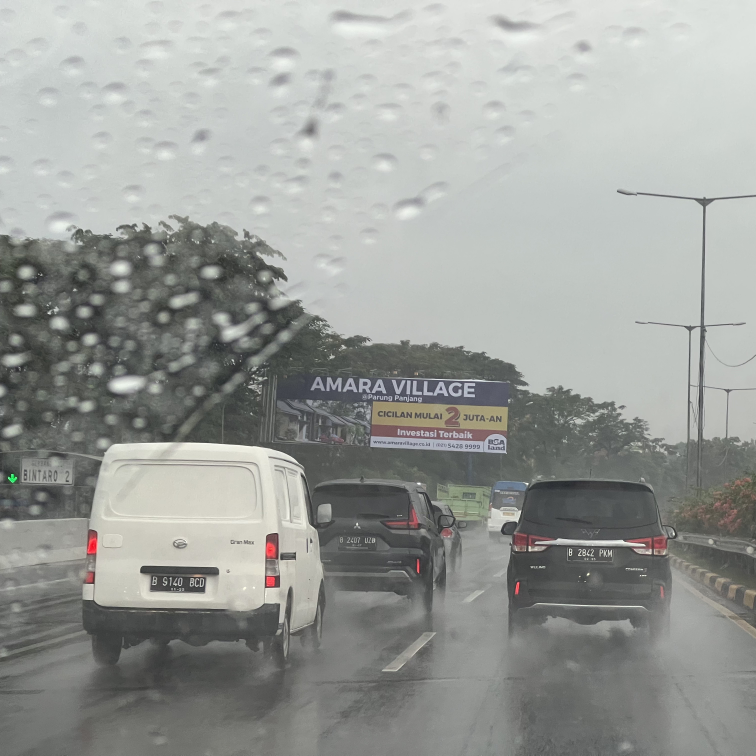
#> input picture dataset/test/test001.jpg, 3024 x 3024 px (shown at 1/4 size)
$ python -i preprocessing.py   (imports and definitions only)
#> lines starting #> are read from the running program, lines starting #| are printed output that depends on the picture
#> further down, picture is the input picture: shape (3024, 3024, 3); mean B, G, R 152.5, 156.1, 153.6
import cv2

class Preprocessor:

    def __init__(
        self,
        target_size=(400, 120),
        grayscale=True,
        normalize=True,
        interpolation="INTER_CUBIC",  # Diubah ke INTER_CUBIC agar teks scale-up tidak pecah
        resize=True,
    ):
        self.target_size = target_size
        self.use_grayscale = grayscale
        self.use_normalize = normalize
        self.interpolation = interpolation
        self.use_resize = resize

    def resize(self, image):
        interpolation_method = getattr(
            cv2,
            self.interpolation,
            cv2.INTER_CUBIC,
        )

        # Pertahankan aspect ratio berdasarkan height agar karakter tidak melar/distorsi
        target_h = self.target_size[1]
        h, w = image.shape[:2]
#> h = 3024; w = 3024

        if h == 0:
            return image

        ratio = target_h / float(h)
#> ratio = 0.0397
        target_w = int(w * ratio)
#> target_w = 120

        # Batasi lebar maksimal jika terlalu ekstrem (misalnya lebih dari 800px)
        # agar tidak merusak EasyOCR
        if target_w > 800:
            target_w = 800

        return cv2.resize(
            image,
            (target_w, target_h),
            interpolation=interpolation_method,
        )
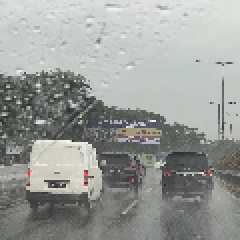
#> returned value: shape (120, 120, 3) (shown 2 times larger); mean of channels 0, 1, 2 152.5, 156, 153.5; drawn as B, G, R

    def grayscale(self, image):
        if len(image.shape) == 2:
            return image
        return cv2.cvtColor(
            image,
            cv2.COLOR_BGR2GRAY,
        )
#> returned value: shape (120, 120)

    def normalize(self, image):
        return cv2.normalize(
            image,
            None,
            alpha=0,
            beta=255,
            norm_type=cv2.NORM_MINMAX,
        )
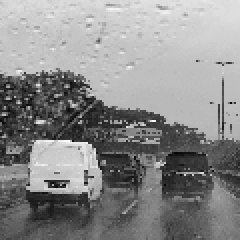
#> returned value: shape (120, 120) (shown 2 times larger); min 0, max 255, mean 138.8

    def process(self, image):
        if self.use_resize:
            result = self.resize(image)
        else:
            result = image.copy()

        if self.use_grayscale:
            result = self.grayscale(result)

        if self.use_normalize:
            result = self.normalize(result)

        return result

>>> import cv2
>>> picture = cv2.imread('../../dataset/test/test001.jpg')
>>> result = Preprocessor().process(picture)

$ run again, on dataset/test/test002.jpg
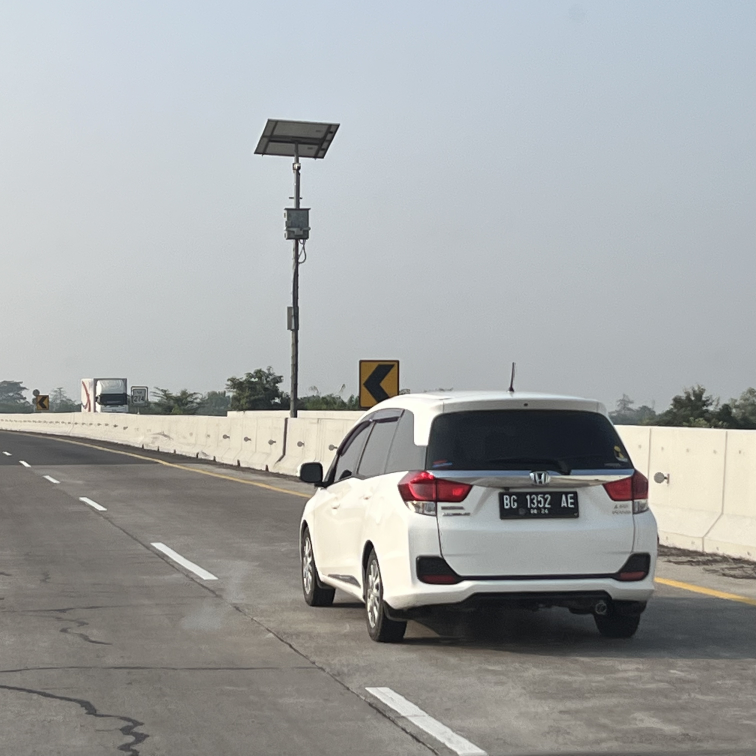
#> input picture dataset/test/test002.jpg, 3024 x 3024 px (shown at 1/4 size)
#> picture is the input picture: shape (3024, 3024, 3); mean B, G, R 165.1, 165.3, 163.1
#> in resize, `return cv2.resize( image, (target_w, target_h), interpolation=interpol..`:
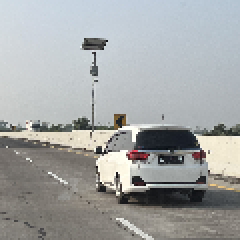
#> returned value: shape (120, 120, 3) (shown 2 times larger); mean of channels 0, 1, 2 165.1, 165.3, 163.1; drawn as B, G, R
#> in grayscale, `return cv2.cvtColor( image, cv2.COLOR_BGR2GRAY, )`:
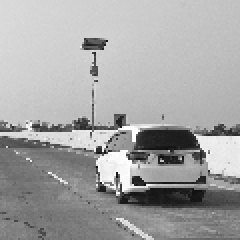
#> returned value: shape (120, 120) (shown 2 times larger); min 12, max 254, mean 164.7

$ run again, on dataset/test/test003.jpg
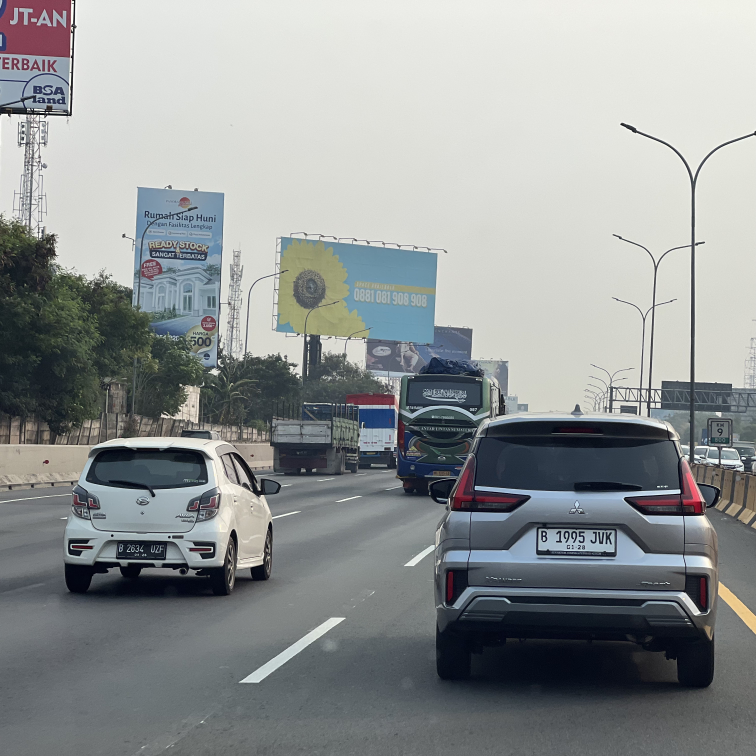
#> input picture dataset/test/test003.jpg, 3024 x 3024 px (shown at 1/4 size)
#> picture is the input picture: shape (3024, 3024, 3); mean B, G, R 148, 147.9, 143.9
#> in resize, `return cv2.resize( image, (target_w, target_h), interpolation=interpol..`:
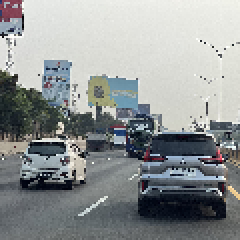
#> returned value: shape (120, 120, 3) (shown 2 times larger); mean of channels 0, 1, 2 148.6, 148.4, 144.5; drawn as B, G, R
#> in grayscale, `return cv2.cvtColor( image, cv2.COLOR_BGR2GRAY, )`:
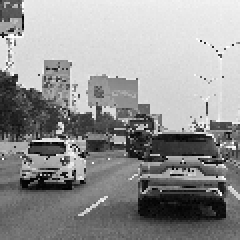
#> returned value: shape (120, 120) (shown 2 times larger); min 0, max 255, mean 147.3

$ run again, on dataset/test/test004.jpg
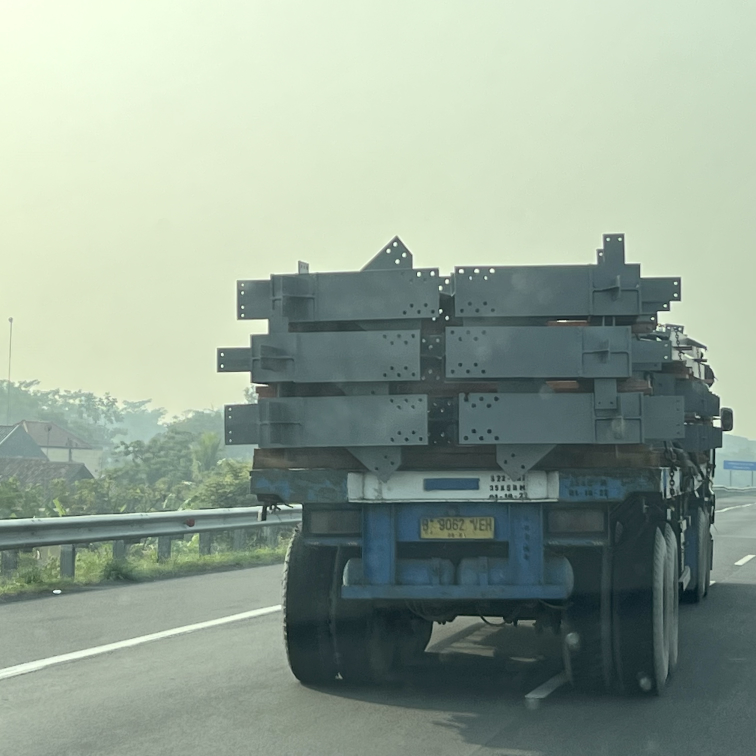
#> input picture dataset/test/test004.jpg, 3024 x 3024 px (shown at 1/4 size)
#> picture is the input picture: shape (3024, 3024, 3); mean B, G, R 148.7, 162.7, 147.1
#> in resize, `return cv2.resize( image, (target_w, target_h), interpolation=interpol..`:
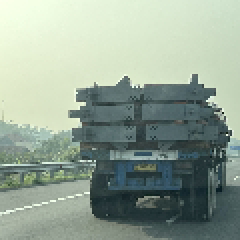
#> returned value: shape (120, 120, 3) (shown 2 times larger); mean of channels 0, 1, 2 148.8, 162.8, 147.2; drawn as B, G, R
#> in grayscale, `return cv2.cvtColor( image, cv2.COLOR_BGR2GRAY, )`:
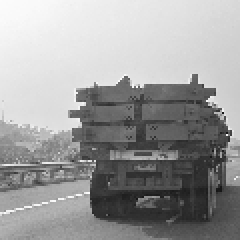
#> returned value: shape (120, 120) (shown 2 times larger); min 20, max 252, mean 156.6
